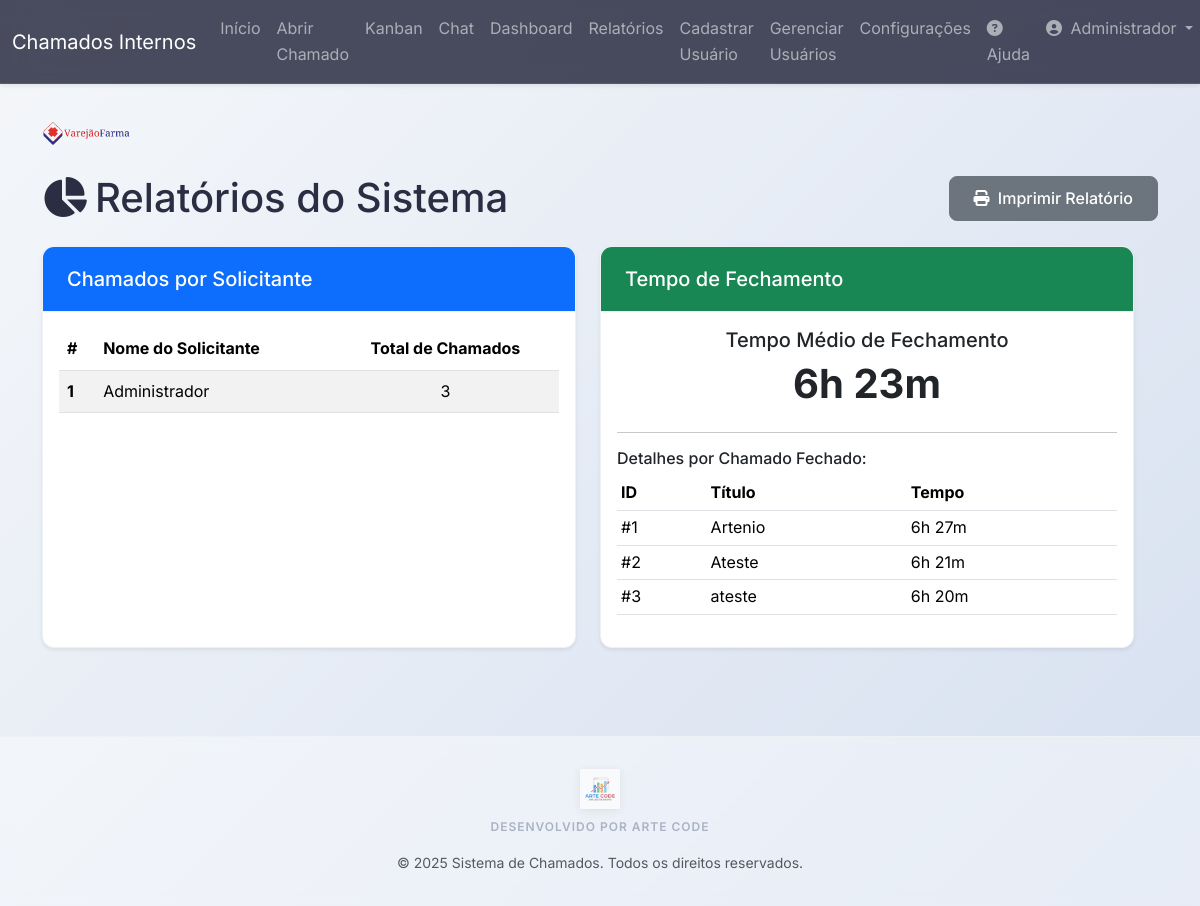
Screenshot of /reports (signed in) with the database file from the repository.
### app/models.py (models this page shows, shortened)
class User(db.Model, UserMixin):
    id = db.Column(db.Integer, primary_key=True)
    name = db.Column(db.String(100), nullable=False)
    email = db.Column(db.String(120), unique=True, nullable=False)
    sector = db.Column(db.String(50), nullable=False)
    password = db.Column(db.String(128), nullable=False)
    access_level = db.Column(db.String(20), nullable=False, default='colaborador')
    is_active = db.Column(db.Boolean, nullable=False, default=True)
    created_at = db.Column(db.DateTime, default=datetime.utcnow)
    tickets_created = db.relationship('Ticket', backref='author', lazy=True, foreign_keys='Ticket.user_id')
    tickets_assigned = db.relationship('Ticket', backref='assignee_user', lazy=True, foreign_keys='Ticket.assigned_to')
    comments = db.relationship('Comment', backref='comment_author', lazy=True)

class SystemSettings(db.Model):
    id = db.Column(db.Integer, primary_key=True)
    auto_close_days = db.Column(db.Integer, default=7)
    logo_filename = db.Column(db.String(100), nullable=True)

class Ticket(db.Model):
    id = db.Column(db.Integer, primary_key=True)
    title = db.Column(db.String(150), nullable=False)
    description = db.Column(db.Text, nullable=False)
    user_id = db.Column(db.Integer, db.ForeignKey('user.id'), nullable=False)
    origin_sector = db.Column(db.String(50), nullable=False)
    target_sector = db.Column(db.String(50), nullable=False)
    priority = db.Column(db.String(20), nullable=False, default='baixa')
    status = db.Column(db.String(20), nullable=False, default='Aberto')
    created_at = db.Column(db.DateTime, default=datetime.utcnow)
    updated_at = db.Column(db.DateTime, default=datetime.utcnow, onupdate=datetime.utcnow)
    closed_at = db.Column(db.DateTime, nullable=True, default=None)
    attachment_filename = db.Column(db.String(100), nullable=True)
    assigned_to = db.Column(db.Integer, db.ForeignKey('user.id'), nullable=True)
    comments = db.relationship('Comment', backref='ticket', lazy=True, cascade="all, delete-orphan")
    history = db.relationship('TicketHistory', backref='ticket', lazy=True, cascade="all, delete-orphan")

### app/routes.py (the view)
@main.route('/reports')
@login_required
def reports():
    if not is_tecnico(): abort(403)
    def format_timedelta(td):
        if td is None: return "N/A"
        total_seconds = int(td.total_seconds())
        days, remainder = divmod(total_seconds, 86400)
        hours, remainder = divmod(remainder, 3600)
        minutes, _ = divmod(remainder, 60)
        parts = []
        if days > 0: parts.append(f"{days}d")
        if hours > 0: parts.append(f"{hours}h")
        if minutes > 0: parts.append(f"{minutes}m")
        return " ".join(parts) if parts else "< 1m"
    tickets_per_user = db.session.query(User.name, func.count(Ticket.id).label('ticket_count')).join(Ticket, User.id == Ticket.user_id).group_by(User.name).order_by(func.count(Ticket.id).desc()).all()
    closed_tickets = Ticket.query.filter(Ticket.status == 'Fechado', Ticket.closed_at.isnot(None)).all()
    average_closing_time, closing_time_details = None, []
    if closed_tickets:
        total_seconds = sum([(t.closed_at - t.created_at).total_seconds() for t in closed_tickets])
        average_seconds = total_seconds / len(closed_tickets) if closed_tickets else 0
        average_closing_time_td = timedelta(seconds=average_seconds)
        average_closing_time = format_timedelta(average_closing_time_td)
        for ticket in closed_tickets:
            duration = ticket.closed_at - ticket.created_at
            closing_time_details.append({'id': ticket.id, 'title': ticket.title, 'author': ticket.author.name, 'duration_str': format_timedelta(duration)})
    return render_template('reports.html', title='Relatórios', tickets_per_user=tickets_per_user, average_closing_time=average_closing_time, closing_time_details=closing_time_details)

### app/__init__.py (called while the page is built)
@login_manager.user_loader
def load_user(user_id):
    from app.models import User
    return User.query.get(int(user_id))

### app/routes.py (called while the page is built)
@main.context_processor
def inject_system_settings():
    settings = SystemSettings.query.first()
    return dict(system_settings=settings)

def is_tecnico():
    return current_user.is_authenticated and (current_user.access_level == 'tecnico' or current_user.access_level == 'administrador')

### app/templates/reports.html
{% extends "base.html" %}
{% block content %}
<div class="row mt-4">
    <div class="col-12 mb-3 d-print-none">
       <img src="{% if system_settings and system_settings.logo_filename %}{{ url_for('static', filename='uploads/' + system_settings.logo_filename) }}{% else %}https://neosul.com.br/clientes/1/img/logo.png{% endif %}" alt="Logo" class="brand-logo">
    </div>
    <div class="d-flex justify-content-between align-items-center mb-4 d-print-none">
        <h1 class="mb-0"><i class="fas fa-chart-pie me-2"></i>Relatórios do Sistema</h1>
        <button id="print-report-btn" class="btn btn-secondary">
            <i class="fas fa-print me-1"></i> Imprimir Relatório
        </button>
    </div>
    <div class="row">
        <div class="col-md-6 mb-4">
            <div class="card shadow-sm h-100">
                <div class="card-header bg-primary text-white">
                    <h5 class="mb-0">Chamados por Solicitante</h5>
                </div>
                <div class="card-body">
                    {% if tickets_per_user %}
                        <div class="table-responsive">
                            <table class="table table-striped table-hover">
                                <thead>
                                    <tr>
                                        <th scope="col">#</th>
                                        <th scope="col">Nome do Solicitante</th>
                                        <th scope="col" class="text-center">Total de Chamados</th>
                                    </tr>
                                </thead>
                                <tbody>
                                    {% for user in tickets_per_user %}
                                    <tr>
                                        <th scope="row">{{ loop.index }}</th>
                                        <td>{{ user.name }}</td>
                                        <td class="text-center">{{ user.ticket_count }}</td>
                                    </tr>
                                    {% endfor %}
                                </tbody>
                            </table>
                        </div>
                    {% else %}
                        <p class="text-muted">Nenhum chamado aberto ainda para gerar este relatório.</p>
                    {% endif %}
                </div>
            </div>
        </div>
        <div class="col-md-6 mb-4">
            <div class="card shadow-sm h-100">
                <div class="card-header bg-success text-white">
                    <h5 class="mb-0">Tempo de Fechamento</h5>
                </div>
                <div class="card-body">
                    <div class="text-center mb-4">
                        <h5>Tempo Médio de Fechamento</h5>
                        <p class="display-6 fw-bold">{{ average_closing_time or 'N/A' }}</p>
                    </div>
                    <hr>
                    <h6>Detalhes por Chamado Fechado:</h6>
                    {% if closing_time_details %}
                        <div class="table-responsive">
                            <table class="table table-sm table-hover">
                                <thead>
                                    <tr>
                                        <th>ID</th>
                                        <th>Título</th>
                                        <th>Tempo</th>
                                    </tr>
                                </thead>
                                <tbody>
                                    {% for detail in closing_time_details %}
                                    <tr>
                                        <td>#{{ detail.id }}</td>
                                        <td>{{ detail.title | truncate(30, True) }}</td>
                                        <td>{{ detail.duration_str }}</td>
                                    </tr>
                                    {% endfor %}
                                </tbody>
                            </table>
                        </div>
                    {% else %}
                        <p class="text-muted">Nenhum chamado fechado ainda para gerar este relatório.</p>
                    {% endif %}
                </div>
            </div>
        </div>
    </div>
{% endblock content %}

### app/templates/components/navbar.html (shortened to what this page needs)
<nav class="navbar navbar-expand-xl navbar-dark shadow-sm sticky-top glass-navbar">
    <div class="container-fluid">
        <a class="navbar-brand" href="{{ url_for('main.home') }}">Chamados Internos</a>
        <div class="collapse navbar-collapse" id="navbarNav">
            <ul class="navbar-nav me-auto mb-2 mb-lg-0">
                {% if current_user.is_authenticated %}
                    <li class="nav-item">
                        <a class="nav-link" href="{{ url_for('main.home') }}">Início</a>
                    </li>
                    <li class="nav-item">
                        <a class="nav-link" href="{{ url_for('main.create_ticket') }}">Abrir Chamado</a>
                    </li>
                    <li class="nav-item">
                        <a class="nav-link" href="{{ url_for('main.tickets_kanban') }}">Kanban</a>
                    </li>
                    <li class="nav-item">
                        <a id="nav-chat-link" class="nav-link position-relative" href="{{ url_for('main.chat_users') }}">
                            Chat
                        </a>
                    </li>
                    {% if current_user.access_level in ['tecnico', 'administrador'] %}
                        <li class="nav-item">
                            <a class="nav-link" href="{{ url_for('main.dashboard') }}">Dashboard</a>
                        </li>
                        <li class="nav-item">
                            <a class="nav-link" href="{{ url_for('main.reports') }}">Relatórios</a>
                        </li>
                    {% endif %}
                    {% if current_user.access_level == 'administrador' %}
                        <li class="nav-item">
                            <a class="nav-link" href="{{ url_for('main.register') }}">Cadastrar Usuário</a>
                        </li>
                        <li class="nav-item">
                            <a class="nav-link" href="{{ url_for('main.user_management') }}">Gerenciar Usuários</a>
                        </li>
                        <li class="nav-item">
                            <a class="nav-link" href="{{ url_for('main.settings') }}">Configurações</a>
                        </li>
                    {% endif %}
                {% endif %}
            </ul>
            <ul class="navbar-nav ms-auto mb-2 mb-lg-0">
                {% if current_user.is_authenticated %}
                    <li class="nav-item">
                        <a class="nav-link" href="{{ url_for('main.help') }}"><i class="fas fa-question-circle me-1"></i>Ajuda</a>
                    </li>
                    <li class="nav-item dropdown">
                        <a class="nav-link dropdown-toggle" href="#" id="navbarDropdown" role="button" data-bs-toggle="dropdown" aria-expanded="false">
                            <i class="fas fa-user-circle me-1"></i> {{ current_user.name }}
                        </a>
                    </li>
                {% else %}
                    <li class="nav-item">
                        <a class="nav-link" href="{{ url_for('main.login') }}">Login</a>
                    </li>
                {% endif %}
            </ul>
        </div>
    </div>
</nav>

### app/static/css/style.css (style rules this page uses)
:root { --primary: #4361ee; --primary-hover: #3a56d4; --secondary: #7209b7; --accent: #4cc9f0; --success: #06d6a0; --warning: #ffd166; --danger: #ef476f; --info: #118ab2; --bg-main: #f8f9fc; --bg-white: #ffffff; --text-main: #2b2d42; --text-muted: #8d99ae; --border-color: #edf2f4; --card-shadow: 0 4px 6px -1px rgba(0, 0, 0, 0.05), 0 2px 4px -1px rgba(0, 0, 0, 0.03); --card-shadow-hover: 0 20px 25px -5px rgba(0, 0, 0, 0.05), 0 10px 10px -5px rgba(0, 0, 0, 0.02); --glass-bg: rgba(255, 255, 255, 0.7); --glass-border: rgba(255, 255, 255, 0.4); --radius-sm: 8px; --radius-md: 12px; --radius-lg: 18px; --transition: all 0.3s cubic-bezier(0.4, 0, 0.2, 1); }
body { background: radial-gradient(circle at top right, #fdfcfb 0%, #e2d1c3 100%); background: linear-gradient(135deg, #f5f7fa 0%, #d6e0f0 100%); background-attachment: fixed; color: var(--text-main); font-family: 'Inter', sans-serif; line-height: 1.6; }
.glass-navbar { background: rgba(43, 45, 66, 0.85); backdrop-filter: blur(10px); -webkit-backdrop-filter: blur(10px); border-bottom: 1px solid rgba(255, 255, 255, 0.1); }
.card { background: var(--bg-white); border: 1px solid var(--border-color); border-radius: var(--radius-md); box-shadow: var(--card-shadow); transition: var(--transition); overflow: hidden; }
.card-header { background: transparent; border-bottom: 1px solid var(--border-color); padding: 1.25rem 1.5rem; font-weight: 600; }
.btn { border-radius: var(--radius-sm); padding: 0.6rem 1.5rem; font-weight: 500; transition: var(--transition); }
.brand-logo { max-height: 50px; width: auto; transition: var(--transition); }

### rows the page displays
User: name "Administrador", ticket_count "3"
SystemSettings: logo_filename (picture)
Ticket: title "Artenio"
Ticket: title "Ateste"
Ticket: title "ateste"

### other values shown
{{ average_closing_time or 'N/A' }} "6h 23m"
{{ detail.id }} "1" "2" "3"
{{ detail.duration_str }} "6h 27m" "6h 21m" "6h 20m"
